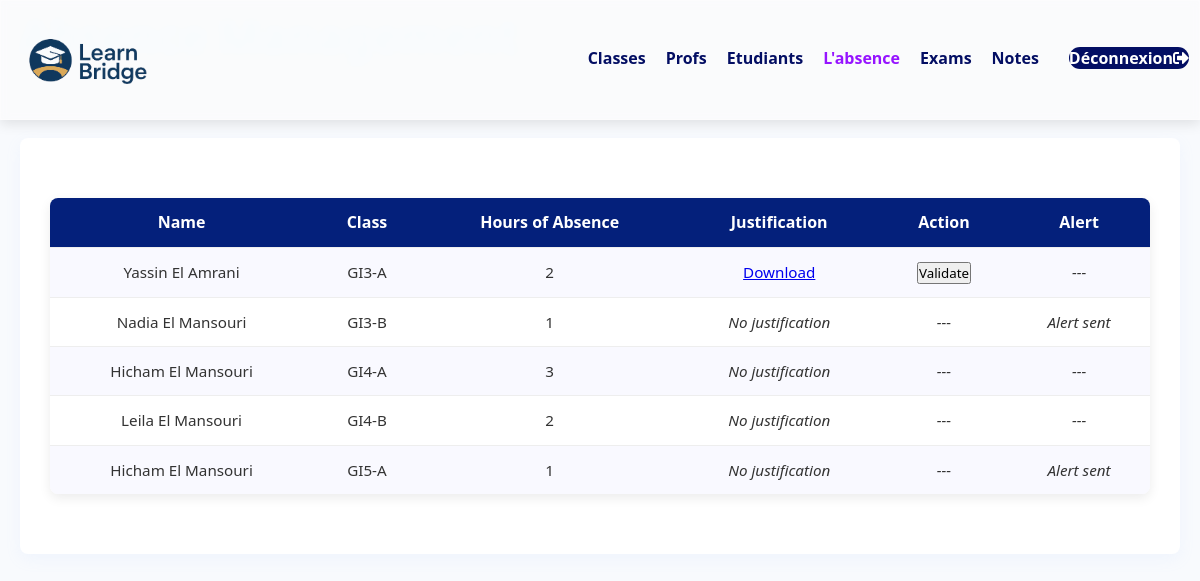
The app's page /app/views/admin/admin_absences.php, older data.
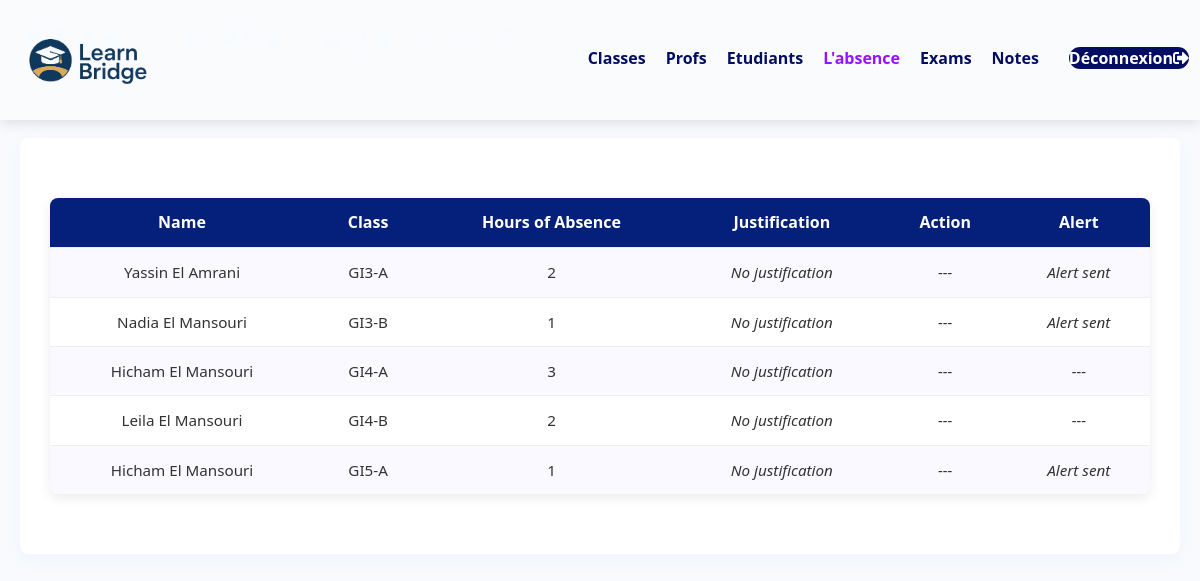
The same page, newer data.
### tables this page shows
CREATE TABLE `absence` (
  `id` int(11) NOT NULL,
  `student_id` int(11) NOT NULL,
  `class_id` int(11) NOT NULL,
  `date` date NOT NULL,
  `hours_absent` int(11) DEFAULT 0,
  `justification_file` varchar(255) DEFAULT NULL,
  `is_validated` tinyint(1) DEFAULT 0,
  `alert_sent` tinyint(1) DEFAULT 0
);

CREATE TABLE `students` (
  `id` int(11) NOT NULL,
  `email` varchar(255) NOT NULL,
  `phone` varchar(15) DEFAULT NULL,
  `school_id` int(11) DEFAULT NULL,
  `full_name` varchar(255) DEFAULT NULL,
  `password` varchar(255) DEFAULT NULL,
  `username` varchar(255) DEFAULT NULL
);

CREATE TABLE `classes` (
  `id` int(11) NOT NULL,
  `name` varchar(100) NOT NULL,
  `school_id` int(11) DEFAULT NULL,
  `grade` varchar(50) NOT NULL
);

### app/views/admin/admin_absences.php (the view, shortened to what this page needs)
<?php
$conn = new mysqli("localhost", "root", "", "school_db");
$sql = "
SELECT
    a.*,
    s.full_name,
    c.name AS class_name
FROM
    absence a
JOIN
    students s ON a.student_id = s.id
JOIN
    classes c ON a.class_id = c.id
";
$result = $conn->query($sql);
?>
<!DOCTYPE html>
<html>
<head>
    <link rel="stylesheet" href="../style.css">
    <link rel="stylesheet" href="https://cdnjs.cloudflare.com/ajax/libs/font-awesome/5.15.3/css/all.min.css">
</head>
<body>
    <nav>
        <div class="logo-container">
            <img src="../images/logo.png" alt="School Logo">
        </div>
        <div class="nav-links">
            <ul>
                <li><a href="classes.php">Classes</a></li>
                <li><a href="teacher.php">Profs</a></li>
                <li><a href="students.php">Etudiants</a></li>
                <li><a href="admin_absences.php" style="color: rgb(150, 20, 255)">L'absence</a></li>
                <li><a href="exams.php">Exams</a></li>
                <li><a href="notes.php">Notes</a></li>
                <li><a href="logout.php" class="login-btn">Déconnexion<i class="fas fa-sign-out-alt"></i></a></li>
            </ul>
        </div>
    </nav>
    <main class="students-section">
        <div class="students-header">
            <h1 style="color: aliceblue;">Absence Management</h1>
        </div>
        <div class="students-container">
            <table>
                <tr>
                    <th>Name</th>
                    <th>Class</th>
                    <th>Hours of Absence</th>
                    <th>Justification</th>
                    <th>Action</th>
                    <th>Alert</th>
                </tr>
                <?php while($row = $result->fetch_assoc()): ?>
                <tr>
                    <td><?= htmlspecialchars($row['full_name']) ?></td>
                    <td><?= htmlspecialchars($row['class_name']) ?></td>
                    <td><?= $row['hours_absent'] ?></td>
                    <td>
                        <?php if ($row['justification_file']): ?>
                            <a href="?file=<?= urlencode($row['justification_file']) ?>">Download</a>
                        <?php else: ?>
                            <em>No justification</em>
                        <?php endif; ?>
                    </td>
                    <td>
                        <?php if ($row['justification_file']): ?>
                            <form method="POST" style="display:inline;">
                                <button class="validation" type="submit" name="validate" onclick="return confirm('Confirm validation?');">Validate</button>
                            </form>
                        <?php else: ?>
                            <em>---</em>
                        <?php endif; ?>
                    </td>
                    <td>
                        <?php if ($row['hours_absent'] > 9 && !$row['alert_sent']): ?>
                            <form method="POST" style="display:inline;">
                                <input type="hidden" name="alert_id" value="<?= $row['id'] ?>">
                                <button class="alert-btn" type="submit" onclick="return confirm('Send alert to student?')">Alert</button>
                            </form>
                        <?php elseif ($row['alert_sent']): ?>
                            <em class="alertsent">Alert sent</em>
                        <?php else: ?>
                            <em>---</em>
                        <?php endif; ?>
                    </td>
                </tr>
                <?php endwhile; ?>
            </table>
        </div>
    </main>
</body>
</html>

Row changes from the older to the newer data that the page shows:
changed absence "Yassin El Amrani": justification_file "Download Validate" → "No justification ---"; alert_sent "---" → "Alert sent"
